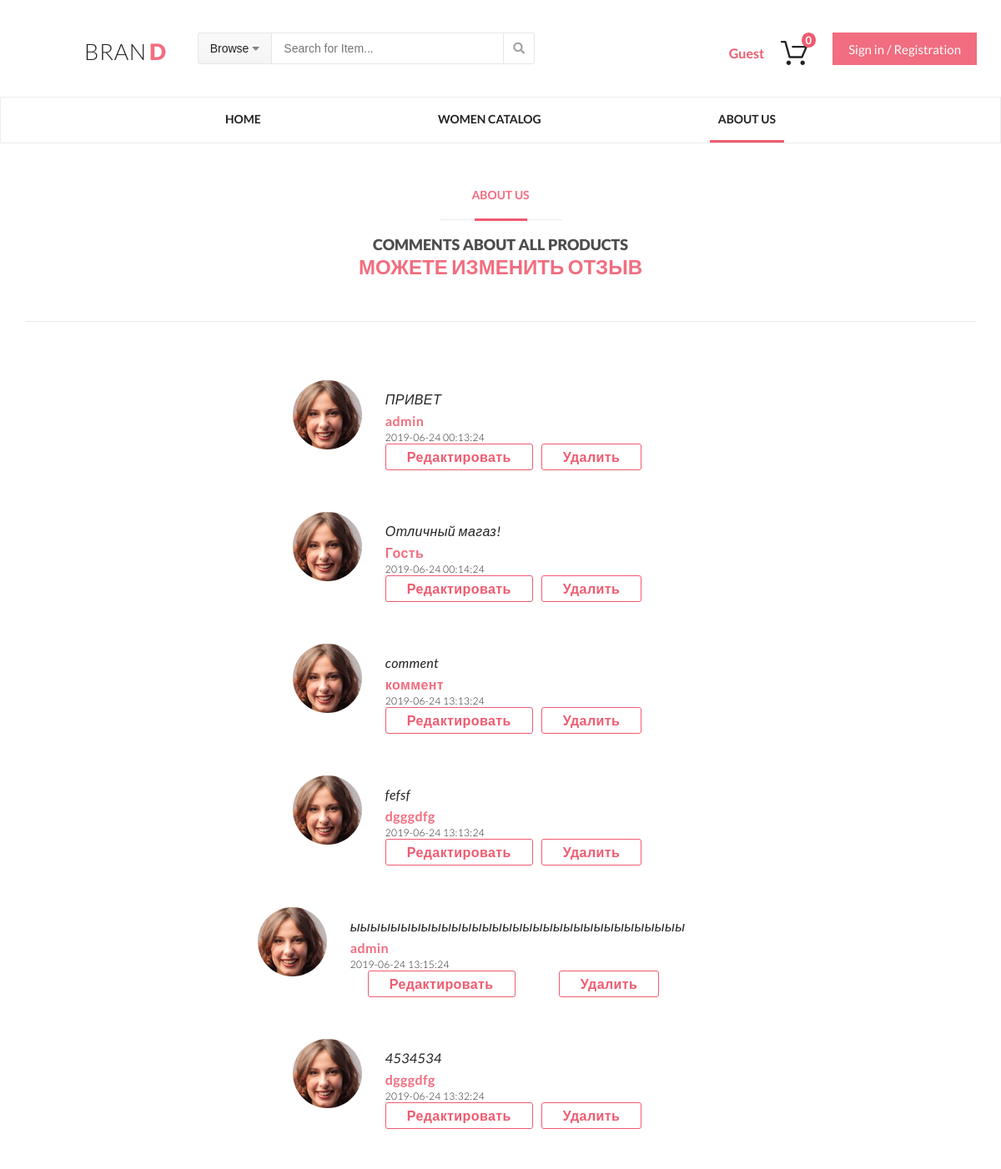
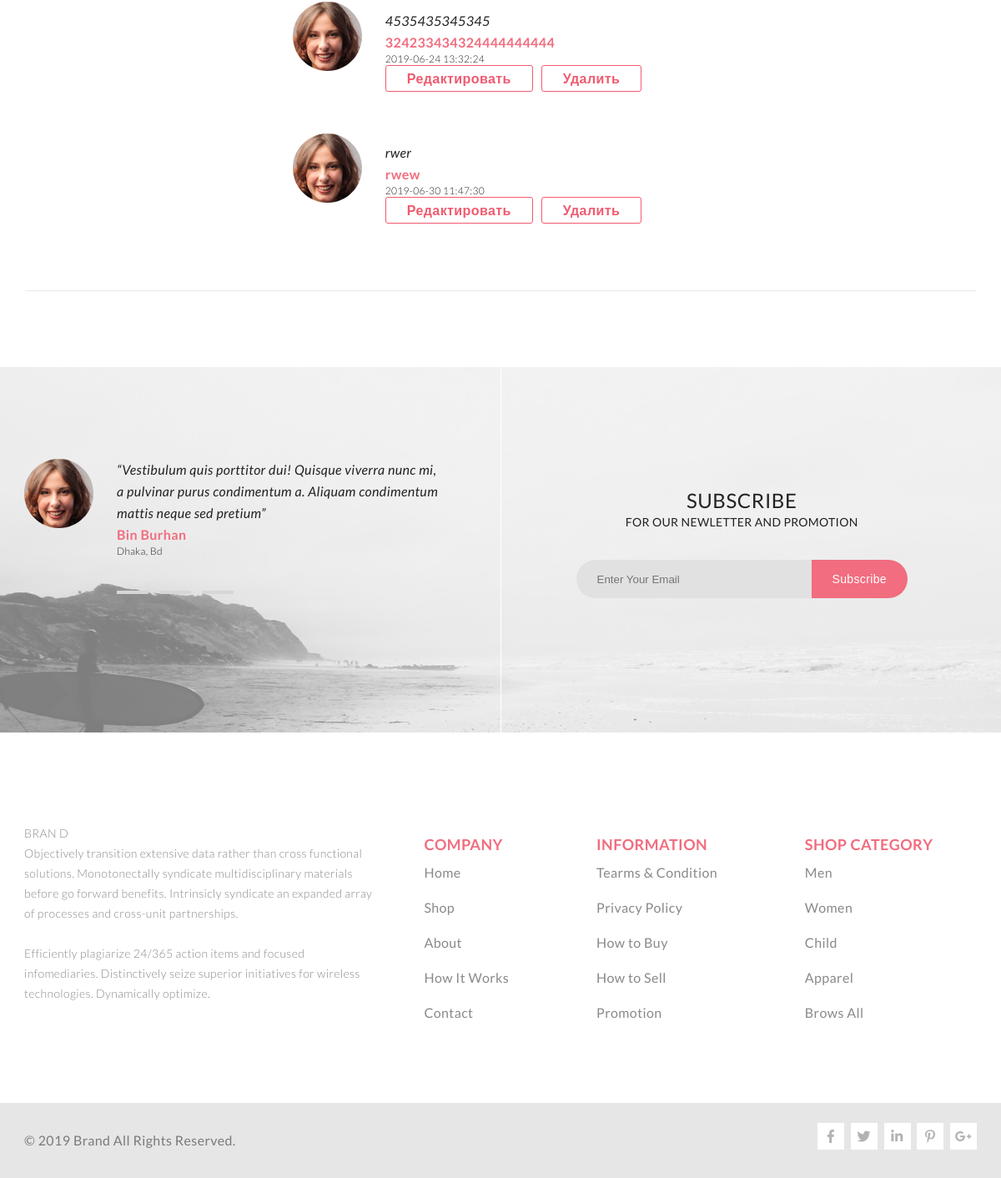
Screenshot of /about_us/?action=edit&message=edit&id=105 with the database file from the repository (2 pictures, top to bottom).
### tables this page shows
CREATE TABLE `comments` (
  `id_product` int(11) DEFAULT NULL,
  `id` int(11) NOT NULL,
  `text` varchar(200) NOT NULL,
  `name` varchar(45) NOT NULL,
  `date` datetime DEFAULT NULL,
  `email` varchar(45) DEFAULT NULL
);

### engine/comments.php (called while the page is built, shortened)
<?php
function doFeedbackAction()
{
    if ($_GET['action'] == 'edit') {
        editComment();
    }
}
function messageComment()
{
    if (isset($_GET['message'])) {
        switch ($_GET['message']) {
            case "edit":
                $messageComment = 'Можете изменить отзыв';
                break;
        }
    }
    return $messageComment;
}
function editComment()
{
    $id = (int)$_GET['id'];
    $result = executeQuery("SELECT * FROM comments WHERE id = {$id}");
    $selectedComment = mysqli_fetch_assoc($result);
    return $selectedComment;
}
function getListComments()
{
    return getArrayDB("SELECT * FROM `comments`");
}

### engine/db.php (called while the page is built, shortened)
<?php
function getDB()
{
    static $sqlConnect = null;
    if (is_null($sqlConnect)) {
        $sqlConnect = @mysqli_connect(HOST, USER, PASSWORD, DATABASE)
            or die("Ошибка соединения с БД" . mysqli_connect_error());
    }
    return $sqlConnect;
}
function executeQuery($sql){
    $link = getDB();
    $result = @mysqli_query($link, $sql) or die(mysqli_error($link));
    return $result;
}
function getArrayDB($query) {
    $link = getDB();
    $result = @mysqli_query($link, $query) or die(mysqli_error($link));
    $result_array = [];
    foreach ($result as $row) {
        $result_array[] = $row;
    }
    return $result_array;
}

### engine/controller.php (called while the page is built, shortened)
<?php
function getParamsTemplate($page)
{
    switch ($page) {
        case 'header':
            $paramsTemplate = [
                'countCart' => countCart(),
                'myEmail' => getUser(),
            ];
            break;
        case 'about_us':
            if (isset($_GET['action'])) {
                doFeedbackAction();
            }
            $paramsTemplate = [
                'title' => 'ABOUT US',
                'commentsList' => getListComments(),
                'messageComment' => messageComment(),
                'selectedComment' => editComment(),
            ];
            break;
    }
    return $paramsTemplate;
}

### templates/about_us.php (the view, shortened to what this page needs)
<main class="about_us_page">
    <section class="comments">
        <p class="collection">ABOUT US</p>
        <img src="/img/hot_deals/line-border-pink.png" alt="">
        <p class="heading">comments about all products</p>
        <p class="messageComment"><?= $messageComment ?></p>
    </section>
    <section class="comments">
        <? foreach ($commentsList as $comment) : ?>
            <div>
                <article class="comment">
                    <?= $comment['text'] ?>
                    <br>
                    <address>
                        <?= $comment['name'] ?>
                        <p><?= $comment['date'] ?></p>
                    </address>
                    <div class="buttons">
                        <a href="?action=edit&message=edit&id=<?= $comment['id'] ?>">Редактировать</a>
                        <a href="?action=delete&id=<?= $comment['id'] ?>">Удалить</a>
                    </div>
                </article>
            </div>
        <? endforeach; ?>
    </section>
</main>

### public/style/about_us.css (style rules this page uses)
.about_us_page { position: relative; width: 1142px; margin: 0 auto; }
.comments { padding: 50px 50px 50px; display: flex; flex-direction: column; align-items: center; margin: 0 auto; width: 1140px; }
.comments .comment { margin-top: 20px; background: url(../img/foto_comment.png) no-repeat; padding: 10px 70px 30px 111px; color: #222224; font-size: 16px; font-style: italic; line-height: 26px; letter-spacing: 0.4px; width: 100%; }
.comments .comment address { color: #f16d7f; font-size: 16px; font-weight: 700; letter-spacing: 0.4px; line-height: 26px; font-style: normal; }
.comments .comment address p { color: #222224; font-size: 12px; font-weight: 300; letter-spacing: 0.3px; line-height: 14px; }
.comments .comment .buttons { display: flex; justify-content: space-around; }
.comments .comment button, .comments .comment a { padding: 0px 20px; text-decoration: none !important; display: block; color: #ef5b70; font-size: 16px; font-weight: bold; border-radius: 3px; border: 1px solid #ef5b70; padding: 5px 25px; margin-right: 10px; line-height: 20px; font-style: normal; cursor: pointer; }
.comments .collection { color: #f16d7f; font-size: 14px; font-weight: 700; line-height: 24px; text-transform: uppercase; }
.comments img { margin: 16px; }
.comments .heading { color: #4d4d4d; font-size: 18px; font-weight: 900; line-height: 24px; text-transform: uppercase; }
section { width: 1140px; margin: 0 auto; display: flex; border-bottom: 1px solid #eaeaea; }

### public/style/index.css (style rules this page uses)
body { font-family: Lato, sans-serif; }
* { margin: 0; padding: 0; box-sizing: border-box; }

### templates/about_us.php (style rules this page uses)
.messageComment { color: #f16d7f; font-size: 24px; font-weight: 900; text-transform: uppercase; }

### rows the page displays
comments: text "ПРИВЕТ", name "admin", date "2019-06-24 00:13:24"
comments: text "Отличный магаз!", name "Гость", date "2019-06-24 00:14:24"
comments: text "comment", name "коммент", date "2019-06-24 13:13:24"
comments: text "fefsf", name "dgggdfg", date "2019-06-24 13:13:24"
comments: text "ыыыыыыыыыыыыыыыыыыыыыыыыыыыыыыыыы", name "admin", date "2019-06-24 13:15:24"
comments: text "4534534", name "dgggdfg", date "2019-06-24 13:32:24"
comments: text "4535435345345", name "324233434324444444444", date "2019-06-24 13:32:24"
comments: text "rwer", name "rwew", date "2019-06-30 11:47:30"

### other values shown
$myEmail "Guest"
$countCart "0"
$messageComment "МОЖЕТЕ ИЗМЕНИТЬ ОТЗЫВ"
